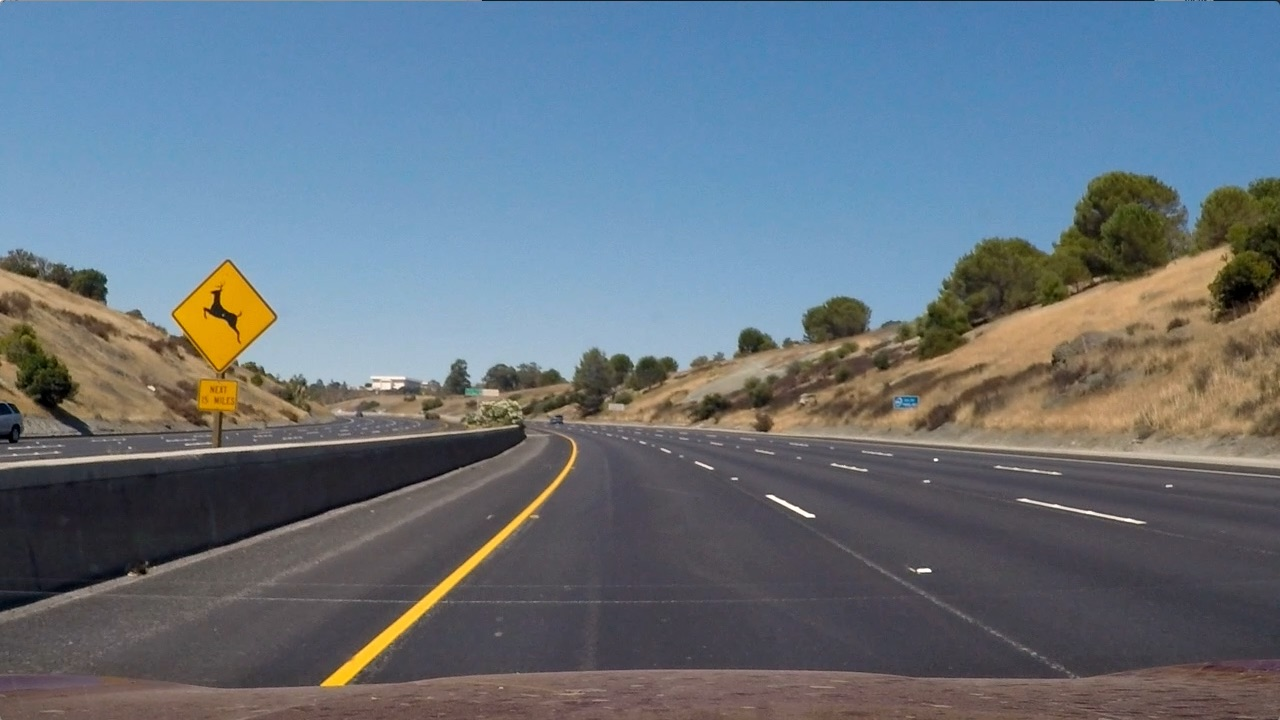
#> input picture test_images/test2.jpg, 1280 x 720 px
$ python line_fit_video.py   (older library calls are emulated)
#> lines starting #> are read from the running program, lines starting #| are printed output that depends on the picture; after the words box and inside, x2 and y2 are one past the last pixel; in counts of white or black regions, pixels touching at a corner belong together
### combined_thresh.py
import numpy as np
import cv2
import matplotlib.pyplot as plt
import matplotlib.image as mpimg
import pickle


def abs_sobel_thresh(img, orient='x', thresh_min=20, thresh_max=100):
	"""
	Takes an image, gradient orientation, and threshold min/max values
	"""
	# Convert to grayscale
	gray = cv2.cvtColor(img, cv2.COLOR_RGB2GRAY)
	# Apply x or y gradient with the OpenCV Sobel() function
	# and take the absolute value
	if orient == 'x':
		abs_sobel = np.absolute(cv2.Sobel(gray, cv2.CV_64F, 1, 0))
	if orient == 'y':
		abs_sobel = np.absolute(cv2.Sobel(gray, cv2.CV_64F, 0, 1))
	# Rescale back to 8 bit integer
	scaled_sobel = np.uint8(255*abs_sobel/np.max(abs_sobel))
	# Create a copy and apply the threshold
	binary_output = np.zeros_like(scaled_sobel)
	# Here I'm using inclusive (>=, <=) thresholds, but exclusive is ok too
	binary_output[(scaled_sobel >= thresh_min) & (scaled_sobel <= thresh_max)] = 1

	# Return the result
	return binary_output

def mag_thresh(img, sobel_kernel=3, mag_thresh=(30, 100)):
	"""
	Return the magnitude of the gradient
	for a given sobel kernel size and threshold values
	"""
	# Convert to grayscale
	gray = cv2.cvtColor(img, cv2.COLOR_RGB2GRAY)
	# Take both Sobel x and y gradients
	sobelx = cv2.Sobel(gray, cv2.CV_64F, 1, 0, ksize=sobel_kernel)
	sobely = cv2.Sobel(gray, cv2.CV_64F, 0, 1, ksize=sobel_kernel)
	# Calculate the gradient magnitude
	gradmag = np.sqrt(sobelx**2 + sobely**2)
	# Rescale to 8 bit
	scale_factor = np.max(gradmag)/255
	gradmag = (gradmag/scale_factor).astype(np.uint8)
	# Create a binary image of ones where threshold is met, zeros otherwise
	binary_output = np.zeros_like(gradmag)
	binary_output[(gradmag >= mag_thresh[0]) & (gradmag <= mag_thresh[1])] = 1

	# Return the binary image
	return binary_output


def dir_threshold(img, sobel_kernel=3, thresh=(0, np.pi/2)):
	"""
	Return the direction of the gradient
	for a given sobel kernel size and threshold values
	"""
	# Convert to grayscale
	gray = cv2.cvtColor(img, cv2.COLOR_RGB2GRAY)
	# Calculate the x and y gradients
	sobelx = cv2.Sobel(gray, cv2.CV_64F, 1, 0, ksize=sobel_kernel)
	sobely = cv2.Sobel(gray, cv2.CV_64F, 0, 1, ksize=sobel_kernel)
	# Take the absolute value of the gradient direction,
	# apply a threshold, and create a binary image result
	absgraddir = np.arctan2(np.absolute(sobely), np.absolute(sobelx))
	binary_output =  np.zeros_like(absgraddir)
	binary_output[(absgraddir >= thresh[0]) & (absgraddir <= thresh[1])] = 1

	# Return the binary image
	return binary_output


def hls_thresh(img, thresh=(100, 255)):
	"""
	Convert RGB to HLS and threshold to binary image using S channel
	"""
	hls = cv2.cvtColor(img, cv2.COLOR_RGB2HLS)
	s_channel = hls[:,:,2]
	binary_output = np.zeros_like(s_channel)
	binary_output[(s_channel > thresh[0]) & (s_channel <= thresh[1])] = 1
	return binary_output


def combined_thresh(img):
	abs_bin = abs_sobel_thresh(img, orient='x', thresh_min=50, thresh_max=255)
	mag_bin = mag_thresh(img, sobel_kernel=3, mag_thresh=(50, 255))
	dir_bin = dir_threshold(img, sobel_kernel=15, thresh=(0.7, 1.3))
	hls_bin = hls_thresh(img, thresh=(170, 255))

	combined = np.zeros_like(dir_bin)
	combined[(abs_bin == 1 | ((mag_bin == 1) & (dir_bin == 1))) | hls_bin == 1] = 1

	return combined, abs_bin, mag_bin, dir_bin, hls_bin  # DEBUG


# [29 lines that do not run on import are left out]

### perspective_transform.py
import numpy as np
import cv2
import matplotlib.pyplot as plt
import matplotlib.image as mpimg
import pickle
from combined_thresh import combined_thresh


def perspective_transform(img):
	"""
	Execute perspective transform
	"""
	img_size = (img.shape[1], img.shape[0])

	src = np.float32(
		[[200, 720],
		[1100, 720],
		[595, 450],
		[685, 450]])
	dst = np.float32(
		[[300, 720],
		[980, 720],
		[300, 0],
		[980, 0]])

	m = cv2.getPerspectiveTransform(src, dst)
	m_inv = cv2.getPerspectiveTransform(dst, src)

	warped = cv2.warpPerspective(img, m, img_size, flags=cv2.INTER_LINEAR)
	unwarped = cv2.warpPerspective(warped, m_inv, (warped.shape[1], warped.shape[0]), flags=cv2.INTER_LINEAR)  # DEBUG

	return warped, unwarped, m, m_inv


# [20 lines that do not run on import are left out]

### line_fit.py
import numpy as np
import cv2
import matplotlib.pyplot as plt
import matplotlib.image as mpimg
import pickle
from combined_thresh import combined_thresh
from perspective_transform import perspective_transform


def line_fit(binary_warped):
	"""
	Find and fit lane lines
	"""
	# Assuming you have created a warped binary image called "binary_warped"
	# Take a histogram of the bottom half of the image
	histogram = np.sum(binary_warped[binary_warped.shape[0] // 2:, :], axis=0)
	# Create an output image to draw on and visualize the result
	out_img = (np.dstack((binary_warped, binary_warped, binary_warped)) * 255).astype('uint8')
	# Find the peak of the left and right halves of the histogram
	# These will be the starting point for the left and right lines
	midpoint = int(histogram.shape[0] / 2)
	leftx_base = np.argmax(histogram[100:midpoint]) + 100
	rightx_base = np.argmax(histogram[midpoint:-100]) + midpoint

	# Choose the number of sliding windows
	nwindows = 9
	# Set height of windows
	window_height = int(binary_warped.shape[0] / nwindows)
	# Identify the x and y positions of all nonzero pixels in the image
	nonzero = binary_warped.nonzero()
	nonzeroy = np.array(nonzero[0])
	nonzerox = np.array(nonzero[1])
	# Current positions to be updated for each window
	leftx_current = leftx_base
	rightx_current = rightx_base
	# Set the width of the windows +/- margin
	margin = 100
	# Set minimum number of pixels found to recenter window
	minpix = 50
	# Create empty lists to receive left and right lane pixel indices
	left_lane_inds = []
	right_lane_inds = []

	# Step through the windows one by one
	for window in range(nwindows):
		# Identify window boundaries in x and y (and right and left)
		win_y_low = binary_warped.shape[0] - (window + 1) * window_height
		win_y_high = binary_warped.shape[0] - window * window_height
		win_xleft_low = leftx_current - margin
		win_xleft_high = leftx_current + margin
		win_xright_low = rightx_current - margin
		win_xright_high = rightx_current + margin
		# Draw the windows on the visualization image
		cv2.rectangle(out_img, (win_xleft_low, win_y_low), (win_xleft_high, win_y_high), (0, 255, 0), 2)
		cv2.rectangle(out_img, (win_xright_low, win_y_low), (win_xright_high, win_y_high), (0, 255, 0), 2)
		# Identify the nonzero pixels in x and y within the window
		good_left_inds = (
			(nonzeroy >= win_y_low)
			& (nonzeroy < win_y_high)
			& (nonzerox >= win_xleft_low)
			& (nonzerox < win_xleft_high)
		).nonzero()[0]
		good_right_inds = (
			(nonzeroy >= win_y_low)
			& (nonzeroy < win_y_high)
			& (nonzerox >= win_xright_low)
			& (nonzerox < win_xright_high)
		).nonzero()[0]
		# Append these indices to the lists
		left_lane_inds.append(good_left_inds)
		right_lane_inds.append(good_right_inds)
		# If you found > minpix pixels, recenter next window on their mean position
		if len(good_left_inds) > minpix:
			leftx_current = int(np.mean(nonzerox[good_left_inds]))
		if len(good_right_inds) > minpix:
			rightx_current = int(np.mean(nonzerox[good_right_inds]))

	# Concatenate the arrays of indices
	# (handle case where no indices found)
	if len(left_lane_inds) == 0 or len(right_lane_inds) == 0:
		return None

	left_lane_inds = np.concatenate(left_lane_inds)
	right_lane_inds = np.concatenate(right_lane_inds)

	# Extract left and right line pixel positions
	leftx = nonzerox[left_lane_inds]
	lefty = nonzeroy[left_lane_inds]
	rightx = nonzerox[right_lane_inds]
	righty = nonzeroy[right_lane_inds]

	# Fit a second order polynomial to each
	# (ensure there are enough points)
	if leftx.size == 0 or lefty.size == 0 or rightx.size == 0 or righty.size == 0:
		return None

	left_fit = np.polyfit(lefty, leftx, 2)
	right_fit = np.polyfit(righty, rightx, 2)

	# Return a dict of relevant variables
	ret = {
		'left_fit': left_fit,
		'right_fit': right_fit,
		'nonzerox': nonzerox,
		'nonzeroy': nonzeroy,
		'out_img': out_img,
		'left_lane_inds': left_lane_inds,
		'right_lane_inds': right_lane_inds,
	}

	return ret


# [132 lines left out: functions tune_fit, viz1, viz2, not called in this run]


def calc_curve(left_lane_inds, right_lane_inds, nonzerox, nonzeroy):
	"""
	Calculate radius of curvature in meters
	"""
	y_eval = 719  # 720p video/image, so last (lowest on screen) y index is 719

	# Define conversions in x and y from pixels space to meters
	ym_per_pix = 30 / 720  # meters per pixel in y dimension
	xm_per_pix = 3.7 / 700  # meters per pixel in x dimension

	# Extract left and right line pixel positions
	leftx = nonzerox[left_lane_inds]
	lefty = nonzeroy[left_lane_inds]
	rightx = nonzerox[right_lane_inds]
	righty = nonzeroy[right_lane_inds]

	# Fit new polynomials to x,y in world space
	left_fit_cr = np.polyfit(lefty * ym_per_pix, leftx * xm_per_pix, 2)
	right_fit_cr = np.polyfit(righty * ym_per_pix, rightx * xm_per_pix, 2)
	# Calculate the new radii of curvature
	left_curverad = ((1 + (2 * left_fit_cr[0] * y_eval * ym_per_pix + left_fit_cr[1])**2)**1.5) / np.absolute(2 * left_fit_cr[0])
	right_curverad = ((1 + (2 * right_fit_cr[0] * y_eval * ym_per_pix + right_fit_cr[1])**2)**1.5) / np.absolute(2 * right_fit_cr[0])
	# Now our radius of curvature is in meters

	return left_curverad, right_curverad


def calc_vehicle_offset(undist, left_fit, right_fit):
	"""
	Calculate vehicle offset from lane center, in meters
	"""
	# Calculate vehicle center offset in pixels
	bottom_y = undist.shape[0] - 1
	bottom_x_left = left_fit[0] * (bottom_y**2) + left_fit[1] * bottom_y + left_fit[2]
	bottom_x_right = right_fit[0] * (bottom_y**2) + right_fit[1] * bottom_y + right_fit[2]
	vehicle_offset = undist.shape[1] / 2 - (bottom_x_left + bottom_x_right) / 2

	# Convert pixel offset to meters
	xm_per_pix = 3.7 / 700  # meters per pixel in x dimension
	vehicle_offset *= xm_per_pix

	return vehicle_offset


def final_viz(undist, left_fit, right_fit, m_inv, left_curve, right_curve, vehicle_offset):
	"""
	Final lane line prediction visualized and overlayed on top of original image
	"""
	# Generate x and y values for plotting
	ploty = np.linspace(0, undist.shape[0] - 1, undist.shape[0])
	left_fitx = left_fit[0] * ploty**2 + left_fit[1] * ploty + left_fit[2]
	right_fitx = right_fit[0] * ploty**2 + right_fit[1] * ploty + right_fit[2]

	# Create an image to draw the lines on
	# warp_zero = np.zeros_like(warped).astype(np.uint8)
	# color_warp = np.dstack((warp_zero, warp_zero, warp_zero))
	color_warp = np.zeros((720, 1280, 3), dtype='uint8')  # NOTE: Hard-coded image dimensions

	# Recast the x and y points into usable format for cv2.fillPoly()
	pts_left = np.array([np.transpose(np.vstack([left_fitx, ploty]))])
	pts_right = np.array([np.flipud(np.transpose(np.vstack([right_fitx, ploty])))])
	pts = np.hstack((pts_left, pts_right))

	# Draw the lane onto the warped blank image
	cv2.fillPoly(color_warp, np.int_([pts]), (0, 255, 0))

	# Warp the blank back to original image space using inverse perspective matrix (Minv)
	newwarp = cv2.warpPerspective(color_warp, m_inv, (undist.shape[1], undist.shape[0]))
	# Combine the result with the original image
	result = cv2.addWeighted(undist, 1, newwarp, 0.3, 0)

	# Annotate lane curvature values and vehicle offset from center
	avg_curve = (left_curve + right_curve) / 2
	label_str = 'Radius of curvature: %.1f m' % avg_curve
	result = cv2.putText(result, label_str, (30, 40), 0, 1, (0, 0, 0), 2, cv2.LINE_AA)

	label_str = 'Vehicle offset from lane center: %.1f m' % vehicle_offset
	result = cv2.putText(result, label_str, (30, 70), 0, 1, (0, 0, 0), 2, cv2.LINE_AA)

	return result

### Line.py
import numpy as np
import cv2
import matplotlib.pyplot as plt
import matplotlib.image as mpimg
import pickle


# Define a class to receive the characteristics of each line detection
class Line():
	def __init__(self, n):
		"""
		n is the window size of the moving average
		"""
		self.n = n
		self.detected = False

		# Polynomial coefficients: x = A*y^2 + B*y + C
		# Each of A, B, C is a "list-queue" with max length n
		self.A = []
		self.B = []
		self.C = []
		# Average of above
		self.A_avg = 0.
		self.B_avg = 0.
		self.C_avg = 0.

	def get_fit(self):
		return (self.A_avg, self.B_avg, self.C_avg)

	def add_fit(self, fit_coeffs):
		"""
		Gets most recent line fit coefficients and updates internal smoothed coefficients
		fit_coeffs is a 3-element list of 2nd-order polynomial coefficients
		"""
		# Coefficient queue full?
		q_full = len(self.A) >= self.n

		# Append line fit coefficients
		self.A.append(fit_coeffs[0])
		self.B.append(fit_coeffs[1])
		self.C.append(fit_coeffs[2])

		# Pop from index 0 if full
		if q_full:
			_ = self.A.pop(0)
			_ = self.B.pop(0)
			_ = self.C.pop(0)

		# Simple average of line coefficients
		self.A_avg = np.mean(self.A)
		self.B_avg = np.mean(self.B)
		self.C_avg = np.mean(self.C)

		return (self.A_avg, self.B_avg, self.C_avg)

### line_fit_video.py
import numpy as np
import cv2
import matplotlib.pyplot as plt
import matplotlib.image as mpimg
import pickle
from combined_thresh import combined_thresh
from perspective_transform import perspective_transform
from Line import Line
from line_fit import line_fit, tune_fit, final_viz, calc_curve, calc_vehicle_offset
from moviepy.editor import VideoFileClip


# Load Camera Calibration
with open('calibrate_camera.p', 'rb') as f:
#> (reads calibrate_camera.p from the repository)
    save_dict = pickle.load(f)

mtx = save_dict['mtx']
dist = save_dict['dist']

# Global variables
window_size = 5
left_line = Line(n=window_size)
right_line = Line(n=window_size)
detected = False
left_curve, right_curve = 0., 0.
left_lane_inds, right_lane_inds = None, None


def annotate_image(img_in):
    """Annotate a single frame with lane markings."""
    global mtx, dist, left_line, right_line, detected
    global left_curve, right_curve, left_lane_inds, right_lane_inds

    # Undistort
    undist = cv2.undistort(img_in, mtx, dist, None, mtx)

    # Threshold + perspective transform
    img, abs_bin, mag_bin, dir_bin, hls_bin = combined_thresh(undist)
    binary_warped, _, _, m_inv = perspective_transform(img)

    # First detection (slow)
    if not detected:
        ret = line_fit(binary_warped)

        if ret is None:
            return undist  # fallback

        left_fit = ret['left_fit']
        right_fit = ret['right_fit']
        nonzerox = ret['nonzerox']
        nonzeroy = ret['nonzeroy']
        left_lane_inds = ret['left_lane_inds']
        right_lane_inds = ret['right_lane_inds']

        # Smooth
        left_fit = left_line.add_fit(left_fit)
        right_fit = right_line.add_fit(right_fit)

        # Curvature
        left_curve, right_curve = calc_curve(left_lane_inds, right_lane_inds, nonzerox, nonzeroy)
        detected = True

    else:  # Fast fit
        prev_left = left_line.get_fit()
        prev_right = right_line.get_fit()

        ret = tune_fit(binary_warped, prev_left, prev_right)

        if ret is None:
            detected = False
            return undist

        left_fit = ret['left_fit']
        right_fit = ret['right_fit']
        nonzerox = ret['nonzerox']
        nonzeroy = ret['nonzeroy']
        left_lane_inds = ret['left_lane_inds']
        right_lane_inds = ret['right_lane_inds']

        left_fit = left_line.add_fit(left_fit)
        right_fit = right_line.add_fit(right_fit)

        left_curve, right_curve = calc_curve(left_lane_inds, right_lane_inds, nonzerox, nonzeroy)

    # Vehicle offset
    vehicle_offset = calc_vehicle_offset(undist, left_fit, right_fit)

    # Final visualization
    result = final_viz(undist, left_fit, right_fit, m_inv,
                       left_curve, right_curve, vehicle_offset)

    return result


def annotate_video(input_file, output_file):
    video = VideoFileClip(input_file)
    annotated_video = video.fl_image(annotate_image)
    annotated_video.write_videofile(output_file, audio=False)


if __name__ == '__main__':
    # Output video
    annotate_video('project_video.mp4', 'output_video.mp4')
#> (the call stopped at in annotate_video, `video = VideoFileClip(input_file)`: moviepy is not available in this run)

    # Single image test
    img = mpimg.imread('test_images/test2.jpg')
#> img is the input picture: shape (720, 1280, 3); mean R, G, B 102.8, 114.6, 125.5
    result = annotate_image(img)
#> in combined_thresh, `abs_bin = abs_sobel_thresh(img, orient='x', thresh_min=50, thresh_max=..`:
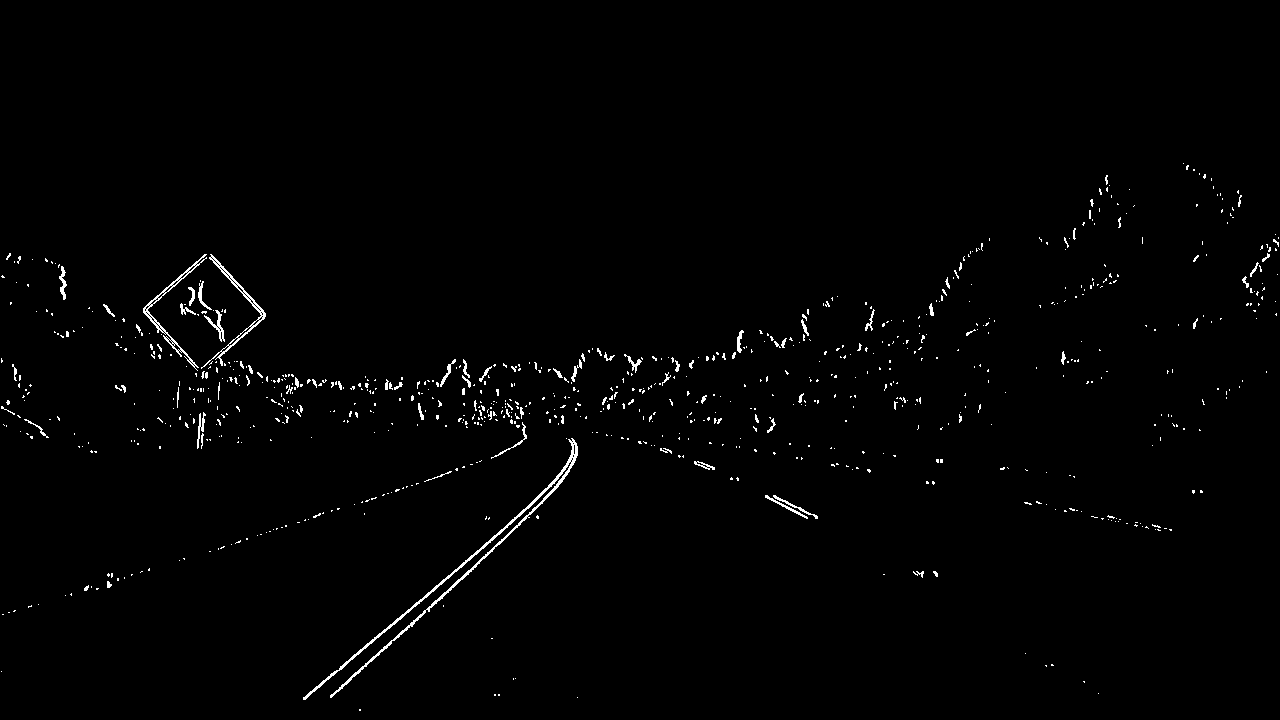
#> abs_bin: shape (720, 1280); values 0 (black) and 1 (white), 1.1% white in thin lines or dots, all inside (x1, y1, x2, y2) = (1, 163, 1279, 711)
#> in mag_thresh, `scale_factor = np.max(gradmag)/255`: scale_factor = 2.78
#> in combined_thresh, `dir_bin = dir_threshold(img, sobel_kernel=15, thresh=(0.7, 1.3))`:
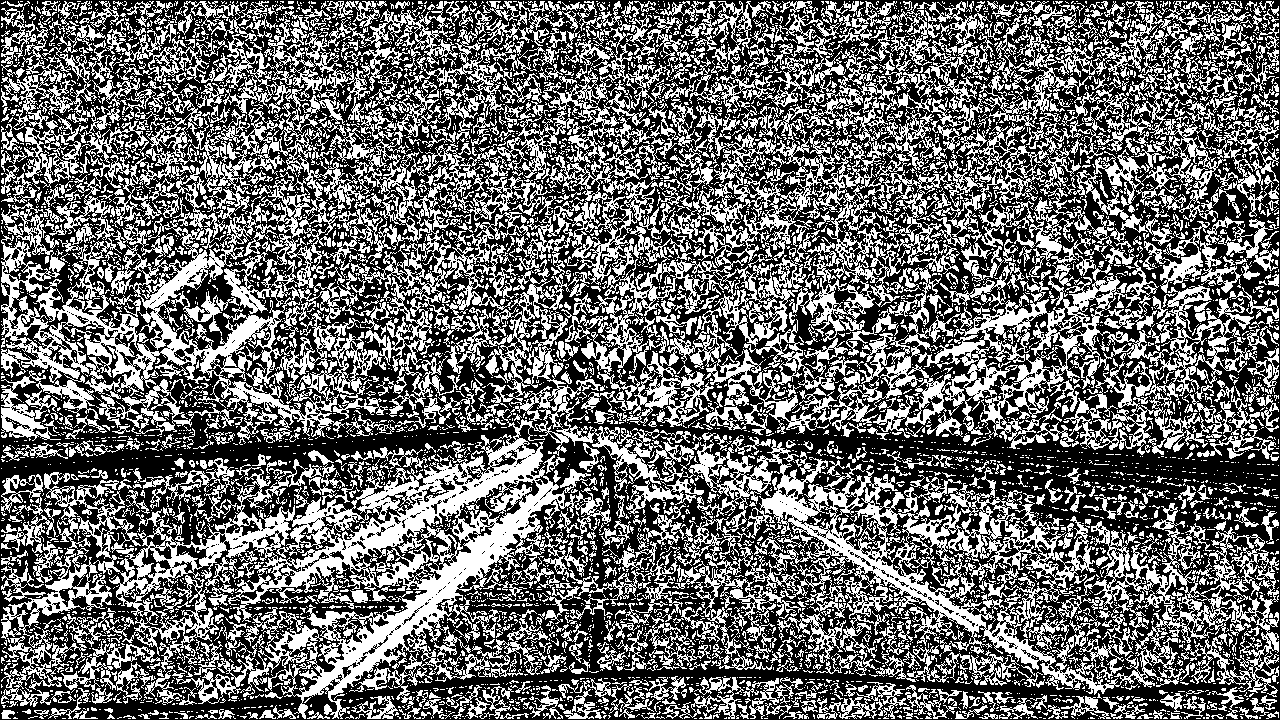
#> dir_bin: shape (720, 1280) float64; values 0 (black) and 1 (white), 41.9% white; 6676 white regions (5582 under 20 px), largest, box (x1, y1, x2, y2) and area: (1, 1, 1169, 449) 123574, (44, 309, 704, 719) 48740, (672, 436, 1279, 697) 37232
#> in hls_thresh, `s_channel = hls[:,:,2]`:
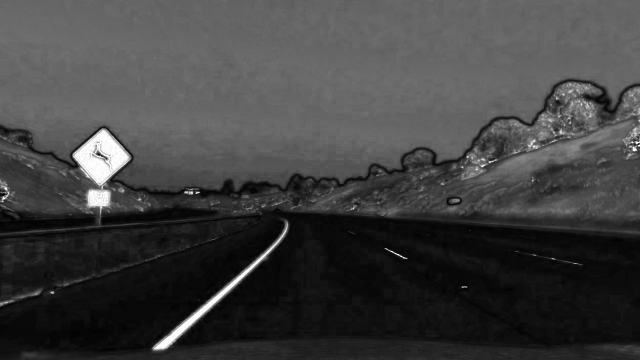
#> s_channel: shape (720, 1280) (shown at 1/2 size); min 0, max 255, mean 64.1
#> in annotate_image, `img, abs_bin, mag_bin, dir_bin, hls_bin = combined_thresh(undist)`:
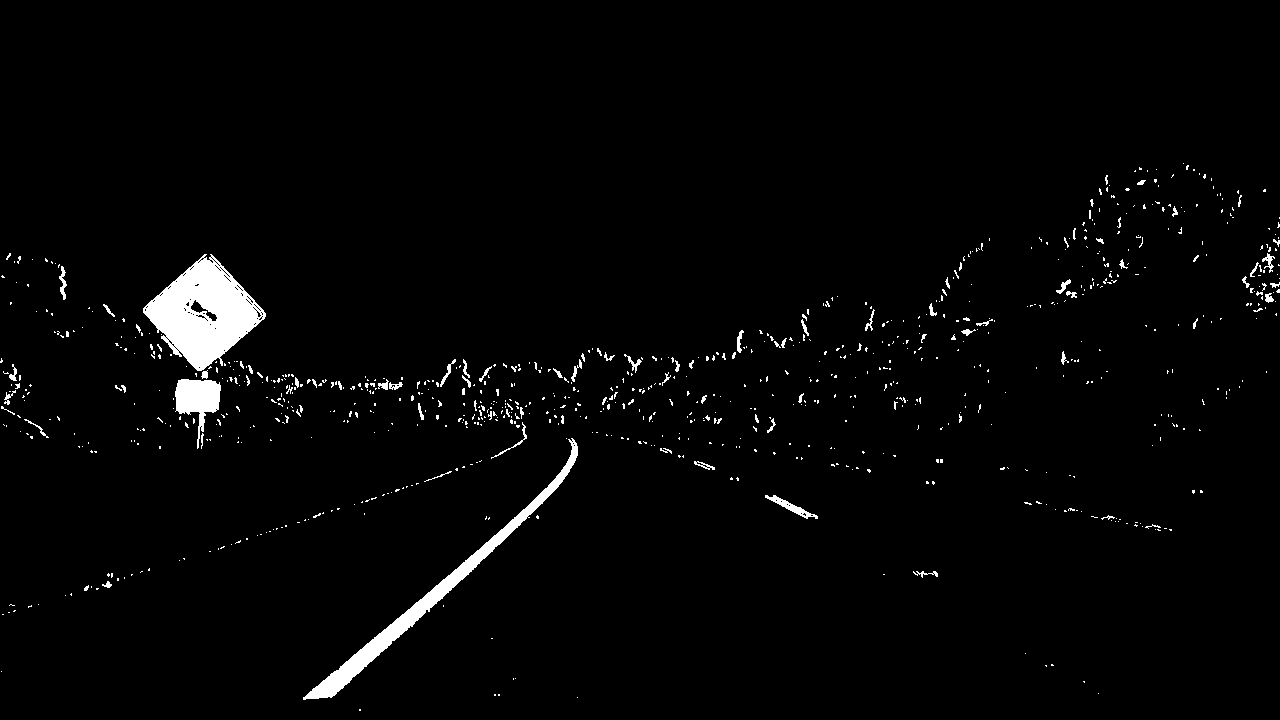
#> img: shape (720, 1280) float64; values 0 (black) and 1 (white), 2.3% white; 879 white regions (798 under 20 px), largest, box (x1, y1, x2, y2) and area: (143, 254, 266, 371) 7610, (303, 438, 578, 700) 4587, (175, 379, 221, 449) 1542
#> (the rest of the program and of its run is left out)
